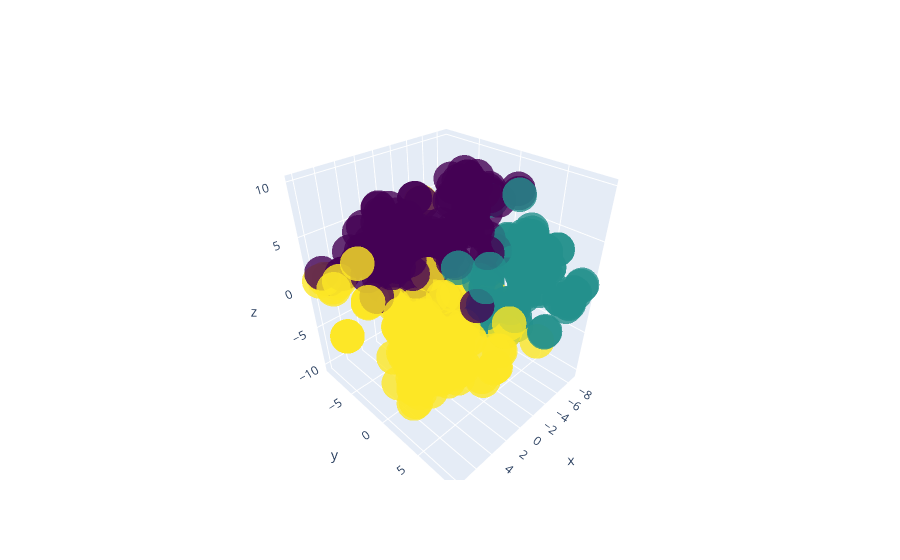

Here is the notebook cell this chart was saved with:
### Code cell
data = df["embedding"].to_list()

kmeans = KMeans(n_clusters=3, random_state=1)

kmeans.fit(data)

df["Cluster"] = kmeans.labels_

tsne = TSNE(n_components=3, verbose=1, perplexity=15, n_iter=300)

tsne_results = tsne.fit_transform(np.array(data))

x = tsne_results[:, 0]
y = tsne_results[:, 1]
z = tsne_results[:, 2]

colors = ["red", "green", "blue"]

# plot using go
fig = go.Figure(data=[go.Scatter3d(
    x=x,
    y=y,
    z=z,
    mode='markers',
    text=df["category"],
    marker=dict(
        size=12,
        color=df["Cluster"],
        colorscale='Viridis',
        opacity=0.8
    )
)])

# open in html
fig.write_html('first_figure.html', auto_open=True)

fig.show()

### Figure 1 — Plotly figure (JSON) as saved in the notebook; plotly's stock layout.template omitted (floating-point values rounded to 4 significant figures; data arrays with more than 128 entries replaced by an {"elided": "..."} marker saying what was removed)
{"data": [{"marker": {"color": {"elided": "377 int values"}, "colorscale": [[0, "#440154"], [0.1111, "#482878"], [0.2222, "#3e4989"], [0.3333, "#31688e"], [0.4444, "#26828e"], [0.5556, "#1f9e89"], [0.6667, "#35b779"], [0.7778, "#6ece58"], [0.8889, "#b5de2b"], [1, "#fde725"]], "opacity": 0.8, "size": 12}, "mode": "markers", "text": {"elided": "377 str values"}, "type": "scatter3d", "x": {"elided": "377 float values"}, "y": {"elided": "377 float values"}, "z": {"elided": "377 float values"}}], "layout": {}}
